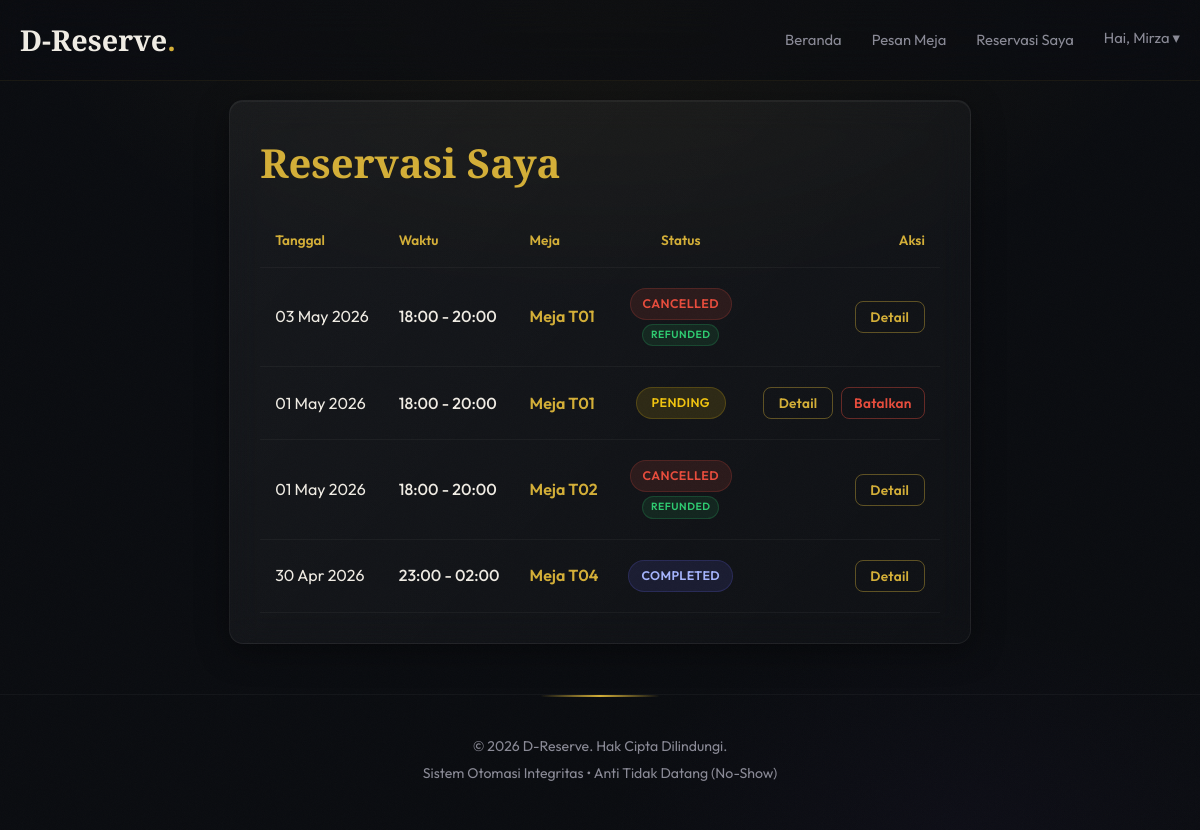
Page /public/index.php?action=my_reservations (signed in) on the committed database.
### tables this page shows
CREATE TABLE `reservations` (
  `id` int(11) NOT NULL,
  `user_id` int(11) NOT NULL,
  `table_id` int(11) NOT NULL,
  `reservation_date` date NOT NULL,
  `start_time` time NOT NULL,
  `end_time` time NOT NULL,
  `status` enum('pending','confirmed','completed','cancelled') DEFAULT 'pending',
  `created_at` timestamp NOT NULL DEFAULT current_timestamp()
);

CREATE TABLE `tables` (
  `id` int(11) NOT NULL,
  `table_number` varchar(20) NOT NULL,
  `capacity` int(11) NOT NULL,
  `status` enum('available','occupied','reserved') DEFAULT 'available'
);

### controllers/ReservationController.php (called while the page is built, shortened)
<?php
require_once '../models/Reservation.php';
class ReservationController {
    private $db;
    public function __construct() {
        $database = new Database();
        $this->db = $database->getConnection();
    }
    public function myReservations() {
        $reservation = new Reservation($this->db);
        $reservations = $reservation->getByUser($_SESSION['user_id']);
        require_once '../views/my_reservations.php';
    }
}
?>

### config/Database.php (called while the page is built, shortened)
<?php
class Database {
    private $host = "localhost";
    private $db_name = "dreserve";
    private $username = "root";
    private $password = "";
    public function getConnection() {
        $this->conn = null;
        try {
            $this->conn = new PDO("mysql:host=" . $this->host . ";dbname=" . $this->db_name, $this->username, $this->password);
            $this->conn->setAttribute(PDO::ATTR_ERRMODE, PDO::ERRMODE_EXCEPTION);
        } catch(PDOException $exception) {
            echo "Connection error: " . $exception->getMessage();
        }
        return $this->conn;
    }
}
?>

### models/Reservation.php (called while the page is built, shortened)
<?php
class Reservation {
    private $conn;
    private $table_name = "reservations";
    public function __construct($db) {
        $this->conn = $db;
    }
    public function getByUser($user_id) {
        $query = "SELECT r.*, t.table_number, p.status as payment_status
                  FROM " . $this->table_name . " r
                  JOIN tables t ON r.table_id = t.id
                  LEFT JOIN payments p ON p.reservation_id = r.id
                  WHERE r.user_id = :user_id
                  ORDER BY r.reservation_date DESC, r.start_time DESC";
        $stmt = $this->conn->prepare($query);
        $stmt->bindParam(":user_id", $user_id);
        $stmt->execute();
        return $stmt;
    }
}
?>

### views/my_reservations.php (the view, shortened to what this page needs)
<?php require_once '../views/layout/header.php'; ?>
<div class="glass-panel">
    <h2>Reservasi Saya</h2>
    <?php if($reservations->rowCount() > 0): ?>
        <table>
            <thead>
                <tr>
                    <th style="padding: 15px;">Tanggal</th>
                    <th style="padding: 15px;">Waktu</th>
                    <th style="padding: 15px;">Meja</th>
                    <th style="padding: 15px; text-align: center;">Status</th>
                    <th style="padding: 15px; text-align: right;">Aksi</th>
                </tr>
            </thead>
            <tbody>
                <?php while($row = $reservations->fetch(PDO::FETCH_ASSOC)): ?>
                <tr style="border-bottom: 1px solid rgba(255,255,255,0.05);">
                    <td style="padding: 20px 15px;"><?= date('d M Y', strtotime($row['reservation_date'])) ?></td>
                    <td style="padding: 20px 15px; font-weight: 500;"><?= date('H:i', strtotime($row['start_time'])) ?> - <?= date('H:i', strtotime($row['end_time'])) ?></td>
                    <td style="padding: 20px 15px;"><span style="color: var(--primary-color); font-weight: 600;">Meja <?= $row['table_number'] ?></span></td>
                    <td style="padding: 20px 15px; text-align: center;">
                        <div style="display: flex; flex-direction: column; align-items: center; gap: 4px;">
                            <span class="badge badge-<?= strtolower($row['status']) ?>" style="min-width: 90px;">
                                <?= ucfirst($row['status']) ?>
                            </span>
                            <?php if ($row['status'] === 'cancelled' && ($row['payment_status'] ?? '') === 'refunded'): ?>
                                <span class="badge" style="background:rgba(46,204,113,0.1); color:var(--success); border:1px solid rgba(46,204,113,0.2); font-size:0.65rem; padding: 2px 8px; text-transform: uppercase; letter-spacing: 0.5px;">Refunded</span>
                            <?php elseif ($row['status'] === 'cancelled' && ($row['payment_status'] ?? '') === 'success'): ?>
                                <span class="badge" style="background:rgba(212,175,55,0.1); color:var(--primary-color); border:1px solid rgba(212,175,55,0.2); font-size:0.65rem; padding: 2px 8px; text-transform: uppercase; letter-spacing: 0.5px;">Refund Pending</span>
                            <?php endif; ?>
                        </div>
                    </td>
                    <td style="padding: 20px 15px; text-align: right;">
                        <div style="display: flex; gap: 8px; justify-content: flex-end; align-items: center;">
                            <button onclick="viewMyReservation(<?= $row['id'] ?>)" class="btn btn-outline" style="padding: 6px 12px; font-size: 0.85em; min-width: 70px;">
                                Detail
                            </button>
                            <?php if (in_array($row['status'], ['pending', 'confirmed'])): ?>
                                <form action="index.php?action=cancel_reservation" method="POST" style="margin:0;" onsubmit="return confirm('Apakah Anda yakin ingin membatalkan reservasi ini?')">
                                    <button type="submit" class="btn btn-outline" style="padding: 6px 12px; font-size: 0.85em; color: var(--danger); border-color: rgba(231,76,60,0.4); min-width: 80px;">
                                        Batalkan
                                    </button>
                                </form>
                            <?php endif; ?>
                        </div>
                    </td>
                </tr>
                <?php endwhile; ?>
            </tbody>
        </table>
    <?php else: ?>
        <p>Anda belum memiliki reservasi.</p>
        <a href="index.php?action=book" class="btn btn-primary" style="margin-top: 15px;">Pesan Meja</a>
    <?php endif; ?>
</div>
<?php require_once '../views/layout/footer.php'; ?>

### public/css/style.css (style rules this page uses)
:root { --bg-color: #0a0c10; --bg-surface: #12141a; --surface-color: rgba(255, 255, 255, 0.04); --surface-hover: rgba(255, 255, 255, 0.08); --primary-color: #d4af37; --primary-hover: #e8c84a; --primary-glow: rgba(212, 175, 55, 0.25); --accent-warm: #c9944a; --text-main: #f0ece4; --text-muted: #8a8a96; --danger: #e74c3c; --success: #2ecc71; --radius-sm: 8px; --radius-md: 14px; --radius-lg: 20px; --font-sans: 'Outfit', sans-serif; --font-serif: 'Playfair Display', serif; }
* { margin: 0; padding: 0; box-sizing: border-box; }
body { background-color: var(--bg-color); background-image: radial-gradient(ellipse 80% 60% at 50% 0%, rgba(212,175,55,0.06) 0%, transparent 60%), radial-gradient(ellipse 60% 50% at 80% 100%, rgba(100,60,180,0.04) 0%, transparent 50%); color: var(--text-main); font-family: var(--font-sans); line-height: 1.6; min-height: 100vh; display: flex; flex-direction: column; }
body::before { content: ''; position: fixed; inset: 0; z-index: 9998; pointer-events: none; opacity: 0.025; background-repeat: repeat; background-size: 200px; }
h1, h2, h3 { font-family: var(--font-serif); font-weight: 600; color: var(--primary-color); }
h2 { font-size: 2.5rem; margin-bottom: 15px; }
.btn { padding: 12px 28px; border-radius: var(--radius-sm); cursor: pointer; font-family: var(--font-sans); font-weight: 600; font-size: 0.9rem; text-decoration: none; transition: all 0.35s cubic-bezier(0.16, 1, 0.3, 1); border: none; display: inline-block; position: relative; overflow: hidden; letter-spacing: 0.02em; }
.btn-outline { background: transparent; border: 1px solid rgba(212,175,55,0.4); color: var(--primary-color); }
.glass-panel { background: linear-gradient(135deg, rgba(255,255,255,0.05), rgba(255,255,255,0.02)); border: 1px solid rgba(255,255,255,0.06); border-radius: var(--radius-md); padding: 30px; backdrop-filter: blur(16px); -webkit-backdrop-filter: blur(16px); box-shadow: 0 8px 32px rgba(0,0,0,0.4), inset 0 1px 0 rgba(255,255,255,0.05); transition: transform 0.4s cubic-bezier(0.16,1,0.3,1), box-shadow 0.4s ease; animation: fadeUp 0.6s cubic-bezier(0.16, 1, 0.3, 1) forwards; }
.badge { padding: 5px 12px; border-radius: 20px; font-size: 0.78rem; font-weight: 600; text-transform: uppercase; letter-spacing: 0.03em; }
.badge-pending { background: rgba(241, 196, 15, 0.12); color: #f1c40f; border: 1px solid rgba(241,196,15,0.2); }
.badge-cancelled { background: rgba(231, 76, 60, 0.12); color: #e74c3c; border: 1px solid rgba(231,76,60,0.2); }
.badge-completed { background: rgba(99, 102, 241, 0.12); color: #a5b4fc; border: 1px solid rgba(99,102,241,0.2); }
table { width: 100%; border-collapse: collapse; margin-top: 20px; }
th, td { padding: 15px; text-align: left; border-bottom: 1px solid rgba(255,255,255,0.04); }
th { color: var(--primary-color); font-weight: 600; font-size: 0.85rem; }

### rows in the picture
reservations: reservation_date "03 May 2026", start_time "18:00", end_time "20:00", table.table_number "T01", status "CANCELLED", shows "REFUNDED"
reservations: reservation_date "01 May 2026", start_time "18:00", end_time "20:00", table.table_number "T01", status "PENDING"
reservations: reservation_date "01 May 2026", start_time "18:00", end_time "20:00", table.table_number "T02", status "CANCELLED", shows "REFUNDED"
reservations: reservation_date "30 Apr 2026", start_time "23:00", end_time "02:00", table.table_number "T04", status "COMPLETED"

### other values in the picture
explode(' ', trim($_SESSION['user_name'] ?? 'User'))[0] "Mirza"
